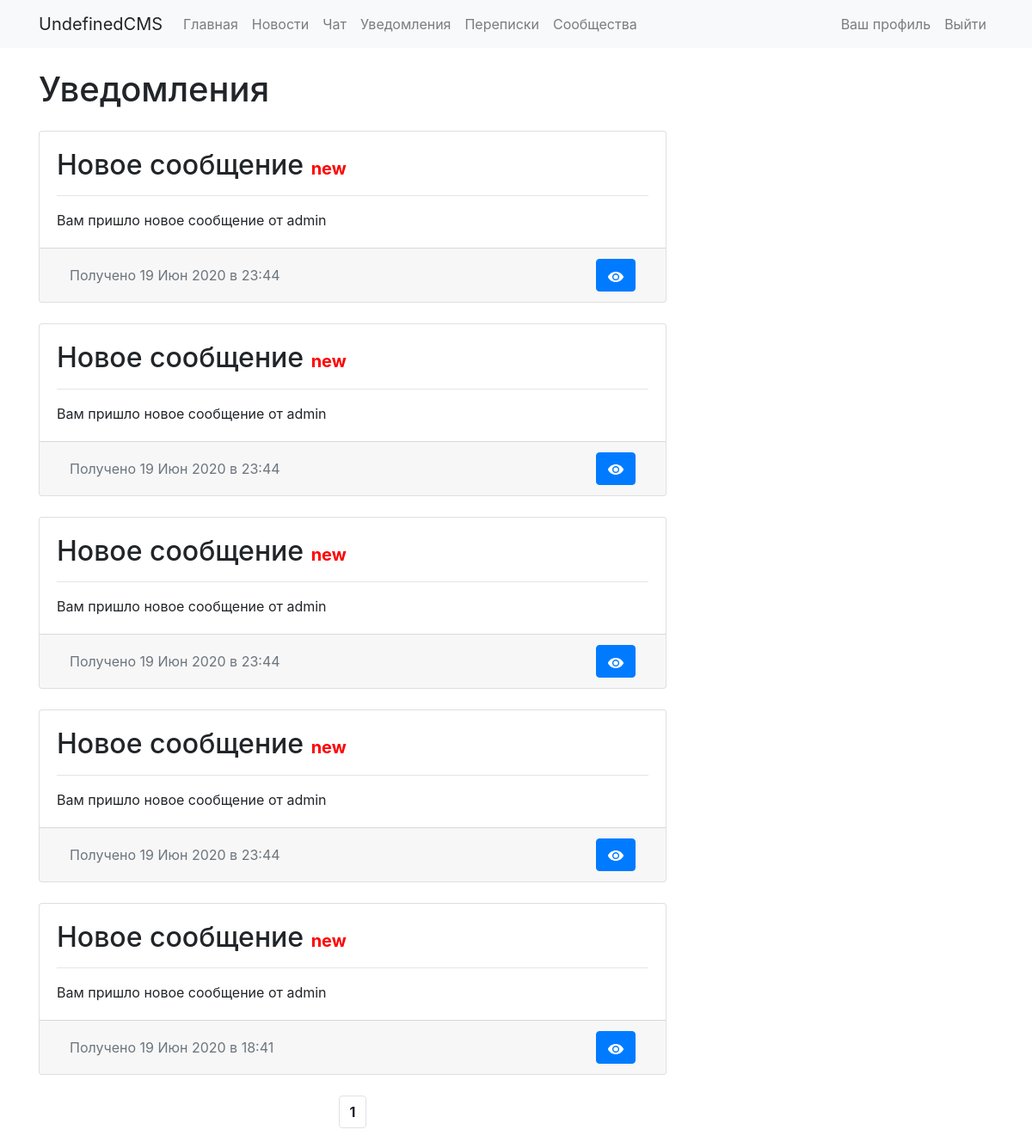
Before: /notifications/ (signed in) with the older database file.
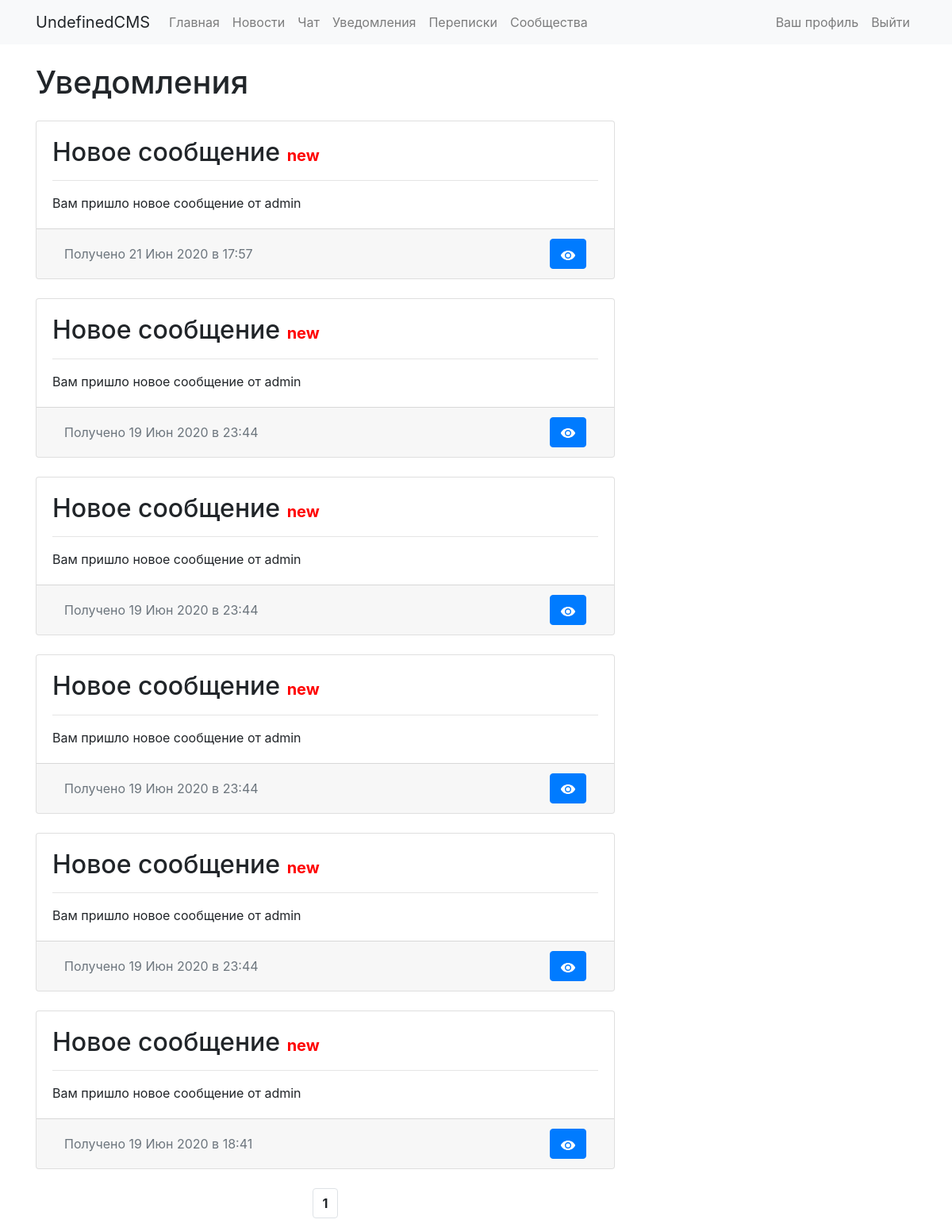
After: the same page with the newer database file.
### notifications/models.py (models this page shows, shortened)
class Notification(models.Model):
    not_text = models.TextField()
    not_name = models.CharField(max_length=100)
    not_date = models.DateTimeField('date published', default=datetime.now())
    not_link = models.CharField(max_length=200)
    not_checked = models.BooleanField(default=True)

### notifications/views.py (the view, shortened to what this page needs)
# urls.py: path('', NotificationsList.as_view(), name='index'),
class NotificationsList(View):
    def get(self, request):
        if request.user.is_authenticated:
            page = self.request.GET.get('page')
            new_notifications = Notificationlist.objects.all().filter(user = request.user)[0].notifications.filter(not_checked = True)[::-1]
            old_notifications = Notificationlist.objects.all().filter(user = request.user)[0].notifications.filter(not_checked = False)[::-1]
            all_notifications = new_notifications + old_notifications
            paginator = Paginator(all_notifications, 15)
            try:
                notifications = paginator.page(page)
            except PageNotAnInteger:
                notifications = paginator.page(1)
            except EmptyPage:
                notifications = paginator.page(paginator.num_pages)
            template = loader.get_template('notifications/index.html')
            context = {
                'notifications': notifications,
            }
            return HttpResponse(template.render(context, request))
        else:
            return HttpResponseRedirect("/auth/login")

### notifications/templates/notifications/index.html (shortened to what this page needs)
{% extends "base_twocolumn.html" %}
{% block title_h1 %} Уведомления {% endblock %}
{% block content1 %}
          {% if notifications %}
          {% for notification in notifications %}
          <div class="card mb-4 card-hover">
            <div class="card-body">
              <h2 class="card-title">{{ notification.not_name }} {% if notification.not_checked %}<b style = "font-size: 20px; color: red;">new</b>{% endif %}</h2>
              <hr>
              <p class="card-text">
                {{ notification.not_text }}
              </p>
            </div>
            <div class="card-footer text-muted">
              <div class="d-flex flex-row justify-content-between align-items-center">
                <div class="container d-none d-md-block">
                <a class="p-6">Получено {{notification.not_date|date:"d M Y в H:i"}} </a>
                </div>
                <div class="container" style="text-align: right;">
                {% if request.user.is_authenticated %}
                {% if notification.not_checked  %}
                    <form method = "POST" action="{% url 'notifications:check' %}" class="d-inline">
                      <button type="submit" id="not_{{ notification.id }}_check" class="btn btn-primary p-6">
                      </button>
                  </form>
                {% endif %}
                {% endif %}
              </div>
              </div>
            </div>
          </div>
          {% endfor %}
          {% else %}
          <p>У вас нет уведомлений</p>
          {% endif %}
          <nav aria-label="Навигация по странице" class="d-flex justify-content-center">
            <ul class="pagination">
              {% for num in notifications.paginator.page_range %}
                  {% if num == notifications.number %}
                      <li class="page-item"><a class="page-link"><b>{{ num }}</b></a></li>
                  {% else %}
                      <li class="page-item"><a class="page-link" href="?page={{ num }}"> {{ num }}</a></li>
                  {% endif %}
              {% endfor %}
            </ul>
          </nav>
{% endblock %}

Changed rows visible on the page:
added Notification: not_name "Новое сообщение", not_checked "new", not_text "Вам пришло новое сообщение от admin", not_date "21 Июн 2020 в 17:57"
